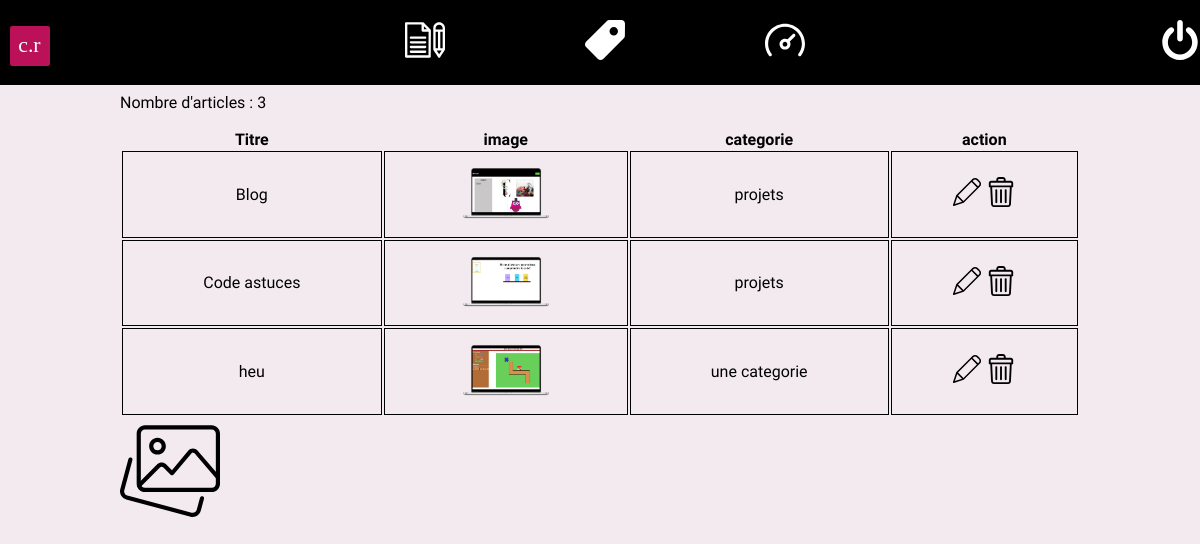
The page /admin/tableau.php (signed in) on the database its author committed.
### tables this page shows
CREATE TABLE `articles` (
  `id` int(11) NOT NULL,
  `titre` varchar(250) NOT NULL,
  `contenu` text NOT NULL,
  `categorie_id` int(11) NOT NULL,
  `image` varchar(250) NOT NULL,
  `commentaire` text NOT NULL
);

CREATE TABLE `categories` (
  `categorie_id` int(11) NOT NULL,
  `nom` varchar(250) NOT NULL
);

### fonctions.php (called while the page is built, shortened)
<?php
function getConnexion(){
    $host = "localhost";
    $db = "portfolio";
    $root = "root";
    $mdp = "";
    $pdo = new PDO("mysql:host=$host;dbname=$db",
                "$root",
                "$mdp",
    array(
    PDO::ATTR_ERRMODE => PDO::ERRMODE_WARNING,
    PDO::MYSQL_ATTR_INIT_COMMAND => 'SET NAMES utf8'
    )
    );
    return $pdo;
}
function executeRequete($requete, $param = array()){
     $pdo = getConnexion();
    $resultat = $pdo->prepare($requete);
    $succes = $resultat->execute($param);
    if ($succes) {
     return $resultat;
    }else{
     return false;
    }
}

### admin/tableau.php (the view, shortened to what this page needs)
<?php
require_once('header.php');
$contenu = "";
$resultat = executeRequete("SELECT * FROM articles, categories
WHERE articles.categorie_id=categories.categorie_id;");
$contenu .='<p class="nbArticle"> Nombre d\'articles : ' .$resultat->rowCOUNT() . '</p>';
$contenu .= '<table class="recap">';
    $contenu .= '<th> Titre </th>';
    $contenu .= '<th> image </th>';
    $contenu .= '<th> categorie </th>';
    $contenu .= '<th> action </th>';
while ($article =$resultat->fetch(PDO::FETCH_ASSOC)){
    $contenu .= '<tr>';
        foreach ($article as $indice=>$valeur){
            if($indice == 'titre'){
                $contenu .= '<td>' . $valeur . '</td>';
            }elseif($indice == 'image'){
                $contenu .= '<td><img style="width:90px;"  src="photo/'.$valeur.'"></td>';
            }elseif($indice == 'nom'){
                $contenu .='<td>' . $valeur. '</td>';
                }
            }
    $contenu .= '<td><a href="newArticle.php?id='. $article['id'].'">  <img class="icones2" src="../images/pen.svg" > </a>
                 <a href="?id='.$article['id'].'"> <img class="icones2" src="../images/trash.svg" > </a> </div>';
     $contenu .='</td>';
     $contenu .= '</tr>';
}
$contenu .= '</table>';
?>
<main>
<?php
echo $contenu; ?>
<a href="galerie.php"><img src="../images/image-gallery.svg" alt="" width="100"></a>
</main>
<?php
    require_once 'footer.php';
?>

### admin/header.php (shortened to what this page needs)
<?php
include_once '../fonctions.php';
?>
<!DOCTYPE html>
<html lang="en">
<head>
    <link rel="stylesheet" href="../style-js/style.css">
</head>
<body>
<nav class="nav-header">
    <a href="/portfoliobdd" title="lien pour revenir à l'accueil"> <img class="icones" src="../images/favicon.svg" alt="Logo de Charline Royer"></a>
<div class="menu-matieres">
        <ul class="ul-menu-matieres matieres2">
            <a href="newArticle.php">
                <li class="li-menu">
                    <img src="../images/article.svg" alt="" class="icones3">
                </li>
            </a>
            <a href="categories.php">
                <li class="li-menu">
                <img src="../images/etiquette.svg" alt="" class="icones3">
                </li>
            </a>
            <a href="tableau.php">
                <li class="li-menu">
                <img src="../images/dashboard.svg" alt="" class="icones3">
                </li>
            </a>
        </ul>
        </div>
        <div class="menu-contact">
        <a href="deconnexion.php" title="Se déconnecter">
                <li class="li-menu">
                <img src="../images/deconnexion.svg" alt="deconnexion" class="icones3" >
                </li>
            </a>
        </div>
</nav>

### admin/footer.php (shortened to what this page needs)
</body>
</html>

### style-js/style.css (style rules this page uses)
* { margin : 0; padding : 0; box-sizing: border-box; }
html { scroll-behavior: smooth; }
body { font-family:'Oxygen', sans-serif ; background-color: rgb(243, 234, 240); }
main { width: 80%; margin: 0 auto; }
a { text-decoration: none; color : #BB1159; font-weight: 600; }
p { margin-top: 0.5em; margin-bottom: 1em; }
table { width: 100%; }
td { border : 1px solid black; padding: 10px; text-align: center; }
.nav-header { display: flex; justify-content: space-between; background-color: rgb(0, 0, 0); align-items: center; }
.menu-matieres, .menu-contact { display:none; }
.ul-menu-matieres { display: flex; }
.matieres2 { width: 400px; justify-content: space-between; }
.ul-menu-matieres a, .menu-contact a { text-decoration: none; font-family: 'Oxygen', sans-serif; color :rgb(255, 255, 255); font-weight: 300; }
.li-menu { display: block; padding-top: 20px; padding-bottom: 20px; }
.icones { width: 40px; margin-left: 10px; margin-top: 10px; }
.icones2 { width:30px; }
.icones3 { width: 40px; }
@media only screen and (min-width: 1200px) { .li-menu { font-size: 1.2em; } }
@media only screen and (min-width: 1200px) { .menu-matieres, .menu-contact { display:block; } }

### rows shown on the page
articles: titre "Blog", image (picture), categorie.nom "projets"
articles: titre "Code astuces", image (picture), categorie.nom "projets"
articles: titre "heu", image (picture), categorie.nom "une categorie"

### other values the page prints
$resultat->rowCOUNT() "3"
